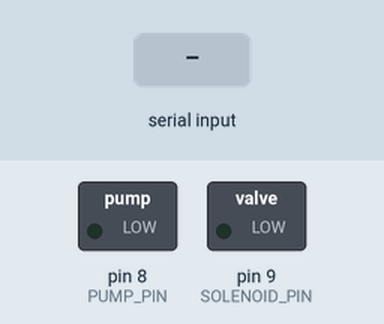
A sketch run on a simulated Arduino Uno, built with avr-gcc and run on an emulated ATmega328P. Shown: switched loads named in the sketch (green lamp = pin HIGH). The inputs (shaded band) are chosen by the test bench.

Above: at 1.2 s.
1.3 s: "P" received over Serial
At 1.7 s:
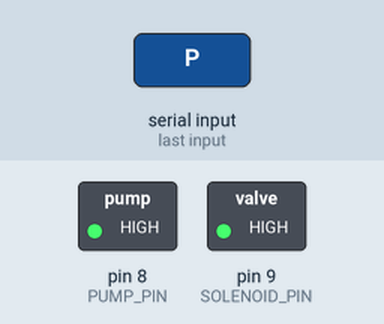
2.8 s: "R" received over Serial
At 4.1 s:
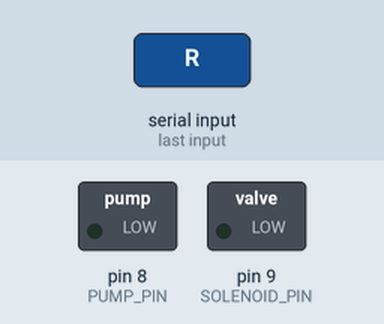
Timing chart, 0 to 5.8 s (numbered marks = the images above; inputs shaded):
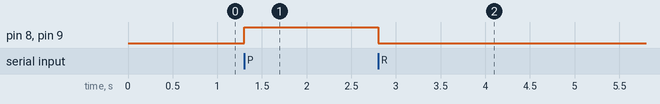

Measured:
- after the input at 1.3 s, pin 8 (PUMP_PIN), pin 9 (SOLENOID_PIN): LOW → HIGH at once
- after the input at 2.8 s, pin 8 (PUMP_PIN), pin 9 (SOLENOID_PIN): HIGH → LOW at once

The sketch:

code.ino
```cpp
// Arduino example
const int PUMP_PIN = 8;
const int SOLENOID_PIN = 9;

void setup() {
    pinMode(PUMP_PIN, OUTPUT);
    pinMode(SOLENOID_PIN, OUTPUT);

    digitalWrite(PUMP_PIN, LOW);
    digitalWrite(SOLENOID_PIN, LOW);

    Serial.begin(115200);
}

void loop() {

    if (Serial.available()) {

        char cmd = Serial.read();

        if (cmd == 'P') {        // Vacuum ON
            digitalWrite(PUMP_PIN, HIGH);
            digitalWrite(SOLENOID_PIN, HIGH);
        }

        if (cmd == 'R') {        // Release
            digitalWrite(PUMP_PIN, LOW);
            digitalWrite(SOLENOID_PIN, LOW);
        }
    }
}
```
